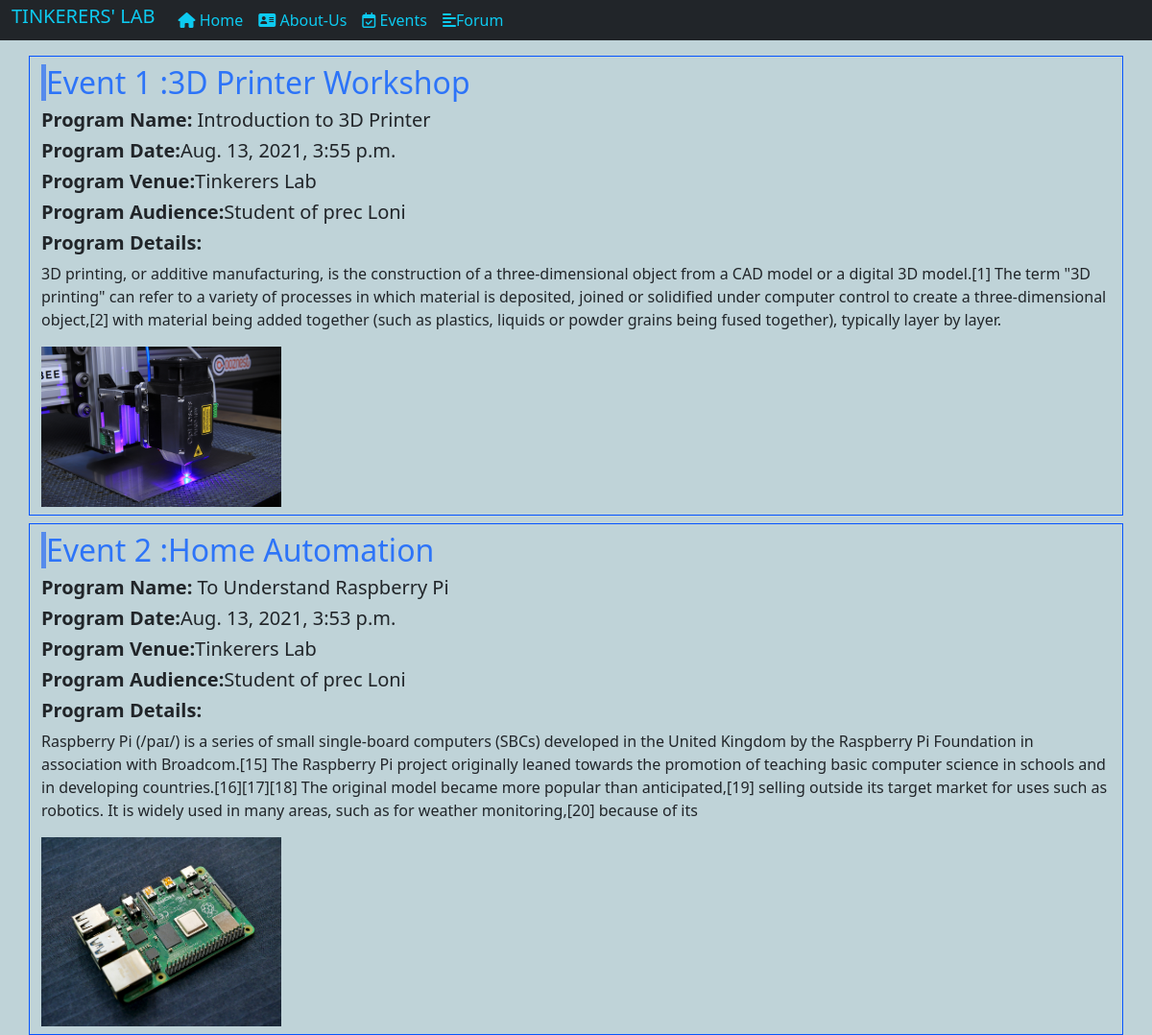
Screenshot of /events/ with the database file from the repository.
### home/models.py (models this page shows, shortened)
class Event(models.Model):
    event_title=models.CharField(max_length=100)
    program_name=models.CharField(max_length=100)
    program_date=models.DateTimeField()
    program_venue=models.CharField(max_length=100)
    program_audience=models.CharField(max_length=100)
    program_details=models.TextField()
    program_image=models.ImageField( upload_to="upload/images", blank=True )

### home/views.py (the view)
# urls.py: path("events/",views.events, name="events"),
def events(request):
    events=Event.objects.all().order_by('id').reverse()
    return render(request,'event.html',{"events":events})

### templates/event.html (shortened to what this page needs)
{% load humanize %}
{% load extra %}
{% load static %}
<!doctype html>
<html lang="en">
  <head>
    <link href="https://cdn.jsdelivr.net/npm/bootstrap@5.1.0/dist/css/bootstrap.min.css" rel="stylesheet">
  </head>
  <body style="background-color: rgb(191, 211, 216);">
    <nav class="navbar navbar-expand-lg navbar-dark bg-dark py-0">
      <div class="container-fluid">
        <a class="navbar-brand text-info" href="/"><h5>  TINKERERS' LAB</h5> </a>
        <div class="collapse navbar-collapse" id="navbarSupportedContent">
          <ul class="navbar-nav me-auto mb-2 mb-lg-0">
            {% if request.user.is_authenticated %}
            <li class="nav-item  ">
              <a class="nav-link active text-info " aria-current="page" href="/"> <i class="fas fa-home"></i> Home</a>
            </li>
            <li class="nav-item">
              <a class="nav-link text-info" href="/about-us/"><i class="fas fa-address-card"></i> About-Us</a>
            </li>
            <li class="nav-item">
              <a class="nav-link text-info" href="/events/"><i class="far fa-calendar-check"></i> Events</a>
            </li>
            <li class="nav-item">
              <a class="nav-link text-info" href="/forum/"><i class="fas fa-align-left"></i>Forum</a>
            </li>
            <li class="nav-item">
              <a class="nav-link text-info" href="/profile/"><i class="far fa-id-badge"></i>Profile</a>
            </li>
            {% else %}
            <li class="nav-item  ">
              <a class="nav-link active text-info " aria-current="page" href="/"> <i class="fas fa-home"></i> Home</a>
            </li>
            <li class="nav-item">
              <a class="nav-link text-info" href="/about-us/"><i class="fas fa-address-card"></i> About-Us</a>
            </li>
            <li class="nav-item">
              <a class="nav-link text-info" href="/events/"><i class="far fa-calendar-check"></i> Events</a>
            </li>
            <li class="nav-item">
              <a class="nav-link text-info" href="/forum/"><i class="fas fa-align-left"></i>Forum</a>
            </li>
            {% endif %}
          </ul>
        </div>
      </div>
    </nav>
      <div class="container mt-2">
          <div class="row">
             {% for event in events %}
           <div style="border: 1px solid rgb(5, 84, 255);" class="col-12 col-sm-12 col-md-12 mt-2">
            <div class="mt-2" style="border-left: 5px solid rgb(86, 139, 236);">
                <h2  style="color: rgb(45, 116, 248);">Event {{forloop.counter}} :{{event.event_title}}</h2>
            </div>
            <h5><b>Program Name:</b> {{event.program_name}}</h5>
            <h5><b>Program Date:</b>{{event.program_date}}</h5>
            <h5><b>Program Venue:</b>{{event.program_venue}}</h5>
            <h5><b>Program Audience:</b>{{event.program_audience}}</h5>
            <h5 class="mt-2"><b>Program Details:</b></h5>
            <p>{{event.program_details}}</p>
            {% if event.program_image %}
            <div class="mt-1 mb-2">
                <img  class="img-fluid" style="width:250px; height: auto;" src="{{event.program_image.url}}" alt="">
            </div>
            {% endif %}
           </div>
             {% endfor %}
          </div>
      </div>
  </body>
</html>

### rows the page displays
Event: event_title "3D Printer Workshop", program_name "Introduction to 3D Printer", program_date "Aug. 13, 2021, 3:55 p.m.", program_venue "Tinkerers Lab", program_audience "Student of prec Loni", program_details "3D printing, or additive manufacturing, is the construction of a three-dimensional object from a CAD model or a digital 3D model.[1] The term \"3D printing\" can refer to a variety of processes in which material is deposited, joined or solidified under computer control to create a three-dimensional object,[2] with material being added together (such as plastics, liquids or powder grains being fused together), typically layer by layer.", program_image (picture)
Event: event_title "Home Automation", program_name "To Understand Raspberry Pi", program_date "Aug. 13, 2021, 3:53 p.m.", program_venue "Tinkerers Lab", program_audience "Student of prec Loni", program_details "Raspberry Pi (/paɪ/) is a series of small single-board computers (SBCs) developed in the United Kingdom by the Raspberry Pi Foundation in association with Broadcom.[15] The Raspberry Pi project originally leaned towards the promotion of teaching basic computer science in schools and in developing countries.[16][17][18] The original model became more popular than anticipated,[19] selling outside its target market for uses such as robotics. It is widely used in many areas, such as for weather monitoring,[20] because of its", program_image (picture)
